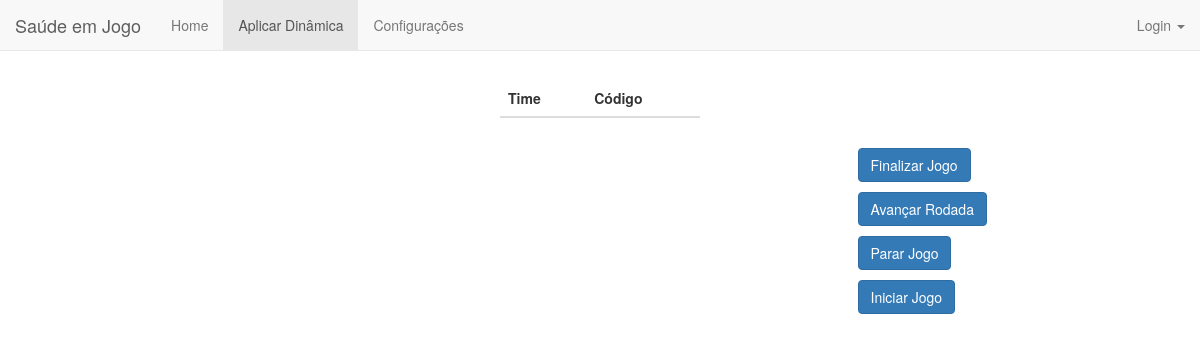
The app's page /aplicar_dinamica/, older data.
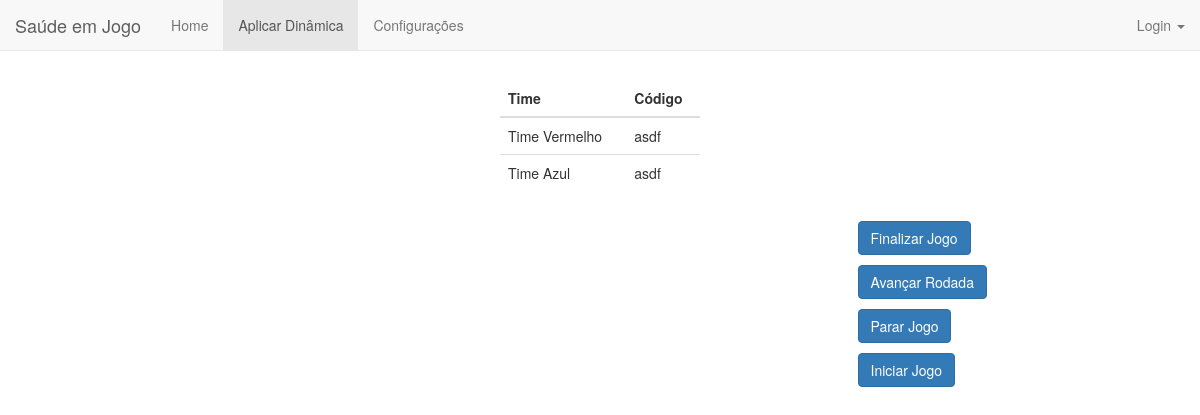
The same page, newer data.
### jogo/models.py (models this page shows)
class Time(models.Model):
    nome = models.CharField(max_length=20) #NOME DO TIME
    login = models.CharField(max_length=15) #LOGIN PARA ENTRAR NO SISTEMA
    senha = models.CharField(max_length=20)
    caixa = models.FloatField(validators=[MinValueValidator(0.0)]) #QUANTIDADE NO CAIXA

### jogo/views.py (the view)
# urls.py: url(r'^aplicar_dinamica/$', views.tela_aplicar_dinamica, name='base_aplicar_dinamica'),
@ensure_csrf_cookie
def tela_aplicar_dinamica(request):
    ctrler.__inicializa_jogo()
    controlador = ctrler.InstanciaJogo()
    times = controlador.jogo_atual.times
    contexto = {
        "times" : [{"nome": x.nome, "codigo": x.codigo_login} for x in times.values()]
    }
    request.session['nome_time'] = {}
    for x in times.values():
        request.session['nome_time'] = x.nome
    print(request.session['nome_time'])
    return render(request, 'jogo/base_aplicar_dinamica.html', contexto)

### jogo/logica/controlador.py (called while the page is built)
def __inicializa_jogo():
    if(InstanciaJogo.jogo_atual != None):
        return False
    i_jogo = InstanciaJogo()
    rodadas = Rodada.objects.all()
    timesCadastrados = Time.objects.order_by('id')
    times = []
    for t in timesCadastrados:
        times.append(t)
        tokens = utils.gerar_token(1)
        times[-1].codigo_login = tokens[-1]
    modulos = Modulo.objects.all()
    medicos = Medico.objects.all()
    modulos = [x.id for x in modulos]
    medicos = [(x.id, 3) for x in medicos]
    InstanciaJogo.inicializa_jogo(modulos, medicos, rodadas, times)
    return InstanciaJogo()

    @staticmethod
    def inicializa_jogo(modulos, tp_medicos, rodadas, times):
        InstanciaJogo.jogo_atual = lj.Logica(modulos, tp_medicos, rodadas, times)
        InstanciaJogo.pausado = threading.Event()
        InstanciaJogo.timer_thread = t = Timer( InstanciaJogo.pausado, InstanciaJogo.jogo_atual)
        InstanciaJogo.jogo_lock = Lock()
        InstanciaJogo.estado_jogo = JG_PRONTO

### jogo/logica/utils.py (called while the page is built)
def gerar_token(N):
    token = []
    tam = 5  # tamanho do token
    for i in range(0, N):
        token.append("asdf")
    return token

### jogo/templates/jogo/base_aplicar_dinamica.html (shortened to what this page needs)
{% extends 'base.html' %}
{% block base_aplicar_dinamica %}class="active"{% endblock %}
{% load staticfiles %}
{% block body %}
<br><br>
<div class="container" style="width:970px; max-width: none !important;">
    <div class="row">
      <div class="col-lg-4"></div>
      <div class="col-lg-4">
           <table class="table" align="center" style="width:200px">
              <thead>
                <tr>
                  <th>Time</th>
                  <th>Código</th>
                </tr>
              </thead>
              <tbody>
                {% for time in times %}
                <tr>
                  <td>{{time.nome}}</td>
                  <td>{{time.codigo}}</td>
                </tr>
                {% endfor %}
              </tbody>
            </table>
      </div>
      <div class="col-xs-4">   </div>
    </div>
    <div class="row top-buffer">
        <div class="col-xs-9"></div>
        <div class="col-xs-3">
            <button onclick="aplicar_acao('stop_jogo')" type="submit" class="btn btn-primary">Finalizar Jogo</button>
        </div>
    </div>
    <div class="row top-buffer">
        <div class="col-xs-9"></div>
        <div class="col-xs-3">
            <button onclick="aplicar_acao('avancar_rodada')" type="submit" class="btn btn-primary">Avançar Rodada</button>
        </div>
    </div>
    <div class="row top-buffer">
        <div class="col-xs-9"></div>
        <div class="col-xs-3">
            <button onclick="aplicar_acao('stop_jogo')" type="submit" class="btn btn-primary">Parar Jogo</button>
        </div>
    </div>
    <div class="row top-buffer">
        <div class="col-xs-9"></div>
        <div class="col-xs-3">
          <a>
            <button id="b_start_jogo" onclick="aplicar_acao('start_jogo')" type="submit" class="btn btn-primary">Iniciar Jogo</button>
          </a>
        </div>
    </div>
</div>
{% endblock body %}

Row changes from the older to the newer data that the page shows:
added Time: nome "Time Vermelho"
added Time: nome "Time Azul"
Text that changed along with them:
new list line: "asdf"
